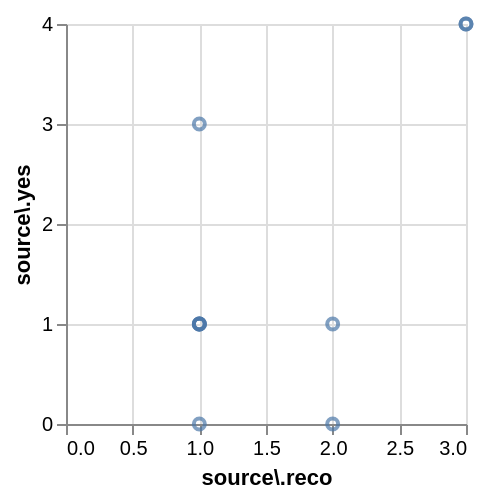

Describe this chart as a Vega-Lite specification.
### Vega specification from a JSON file in a GitHub repository (floating-point values rounded to 4 significant figures)
{"$schema": "https://vega.github.io/schema/vega/v5.json", "background": "white", "padding": 5, "width": 200, "height": 200, "style": "cell", "data": [{"name": "source_0", "values": {"hits": {"hits": [{"source.reco": 2, "source.yes": 1}, {"source.reco": 3, "source.yes": 4}, {"source.reco": 2, "source.yes": 0}, {"source.reco": 1, "source.yes": 3}, {"source.reco": 3, "source.yes": 4}, {"source.reco": 1, "source.yes": 1}, {"source.reco": 1, "source.yes": 1}, {"source.reco": 1, "source.yes": 1}, {"source.reco": 1, "source.yes": 0}, {"source.reco": 1, "source.yes": 1}]}}, "format": {"property": "hits.hits"}}, {"name": "data_0", "source": "source_0", "transform": [{"type": "filter", "expr": "isValid(datum[\"source.reco\"]) && isFinite(+datum[\"source.reco\"]) && isValid(datum[\"source.yes\"]) && isFinite(+datum[\"source.yes\"])"}]}], "marks": [{"name": "marks", "type": "symbol", "style": ["point"], "from": {"data": "data_0"}, "encode": {"update": {"opacity": {"value": 0.7}, "fill": {"value": "transparent"}, "stroke": {"value": "#4c78a8"}, "ariaRoleDescription": {"value": "point"}, "description": {"signal": "\"source\\.reco: \" + (format(datum[\"source.reco\"], \"\")) + \"; source\\.yes: \" + (format(datum[\"source.yes\"], \"\"))"}, "x": {"scale": "x", "field": "source\\.reco"}, "y": {"scale": "y", "field": "source\\.yes"}}}}], "scales": [{"name": "x", "type": "linear", "domain": {"data": "data_0", "field": "source\\.reco"}, "range": [0, {"signal": "width"}], "nice": true, "zero": true}, {"name": "y", "type": "linear", "domain": {"data": "data_0", "field": "source\\.yes"}, "range": [{"signal": "height"}, 0], "nice": true, "zero": true}], "axes": [{"scale": "x", "orient": "bottom", "gridScale": "y", "grid": true, "tickCount": {"signal": "ceil(width/40)"}, "domain": false, "labels": false, "aria": false, "maxExtent": 0, "minExtent": 0, "ticks": false, "zindex": 0}, {"scale": "y", "orient": "left", "gridScale": "x", "grid": true, "tickCount": {"signal": "ceil(height/40)"}, "domain": false, "labels": false, "aria": false, "maxExtent": 0, "minExtent": 0, "ticks": false, "zindex": 0}, {"scale": "x", "orient": "bottom", "grid": false, "title": "source\\.reco", "labelFlush": true, "labelOverlap": true, "tickCount": {"signal": "ceil(width/40)"}, "zindex": 0}, {"scale": "y", "orient": "left", "grid": false, "title": "source\\.yes", "labelOverlap": true, "tickCount": {"signal": "ceil(height/40)"}, "zindex": 0}], "config": {"projection": {"type": "equalEarth"}}}
